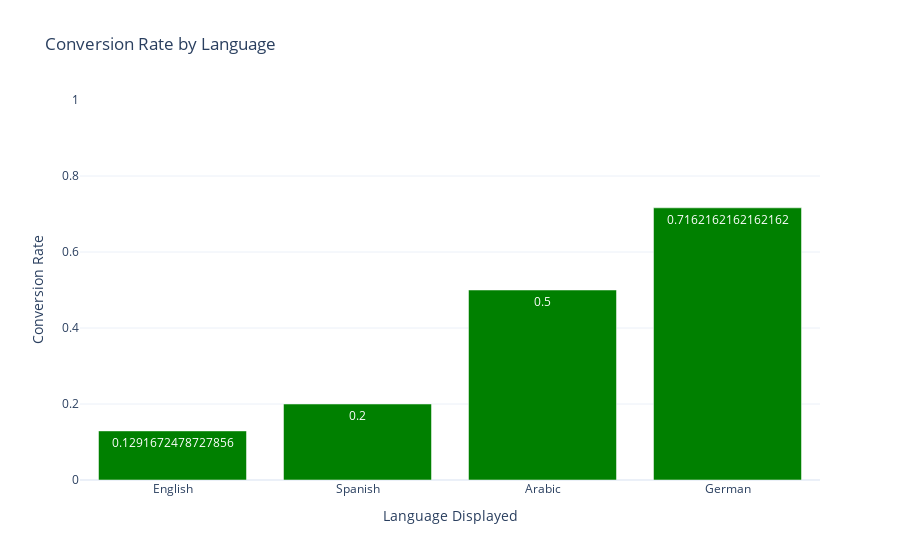

The code cell stored with this chart in its notebook:
### Code cell
language_conversion_rate = conversion_rate(marketing,'language_displayed')
print('Speaker conversion rate by language: ',language_conversion_rate, sep="\n")

fig = px.bar(
    language_conversion_rate.sort("conversion_rate"), 
    x='language_displayed', 
    y='conversion_rate',
    color_discrete_sequence=['green'],  
    title='Conversion Rate by Language',
    template='plotly_white',
    labels={'language_displayed': 'Language Displayed', 'conversion_rate': 'Conversion Rate'},
    text="conversion_rate"
)
fig.update_layout(yaxis=dict(range=[0, 1]))
fig.show()

### Figure 1 — Plotly figure (JSON) as saved in the notebook; plotly's stock layout.template omitted (floating-point values rounded to 4 significant figures)
{"data": [{"hovertemplate": "Language Displayed=%{x}<br>Conversion Rate=%{text}<extra></extra>", "legendgroup": "", "marker": {"color": "green", "pattern": {"shape": ""}}, "name": "", "orientation": "v", "showlegend": false, "text": [0.1292, 0.2, 0.5, 0.7162], "textposition": "auto", "type": "bar", "x": ["English", "Spanish", "Arabic", "German"], "xaxis": "x", "y": [0.1292, 0.2, 0.5, 0.7162], "yaxis": "y"}], "layout": {"barmode": "relative", "legend": {"tracegroupgap": 0}, "title": {"text": "Conversion Rate by Language"}, "xaxis": {"anchor": "y", "domain": [0, 1], "title": {"text": "Language Displayed"}}, "yaxis": {"anchor": "x", "domain": [0, 1], "range": [0, 1], "title": {"text": "Conversion Rate"}}}}
